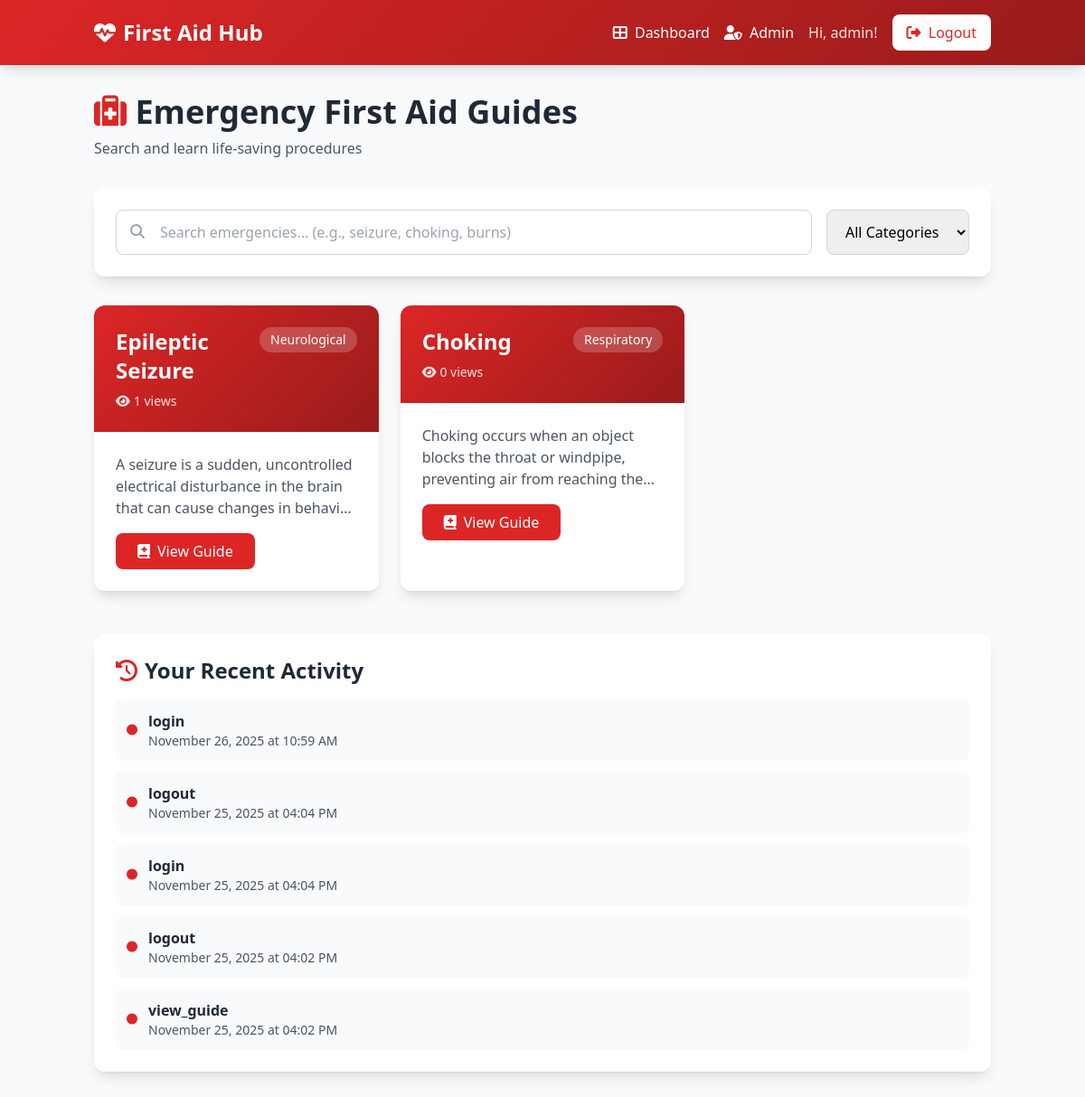
The page /dashboard (signed in) on the database as committed earlier.
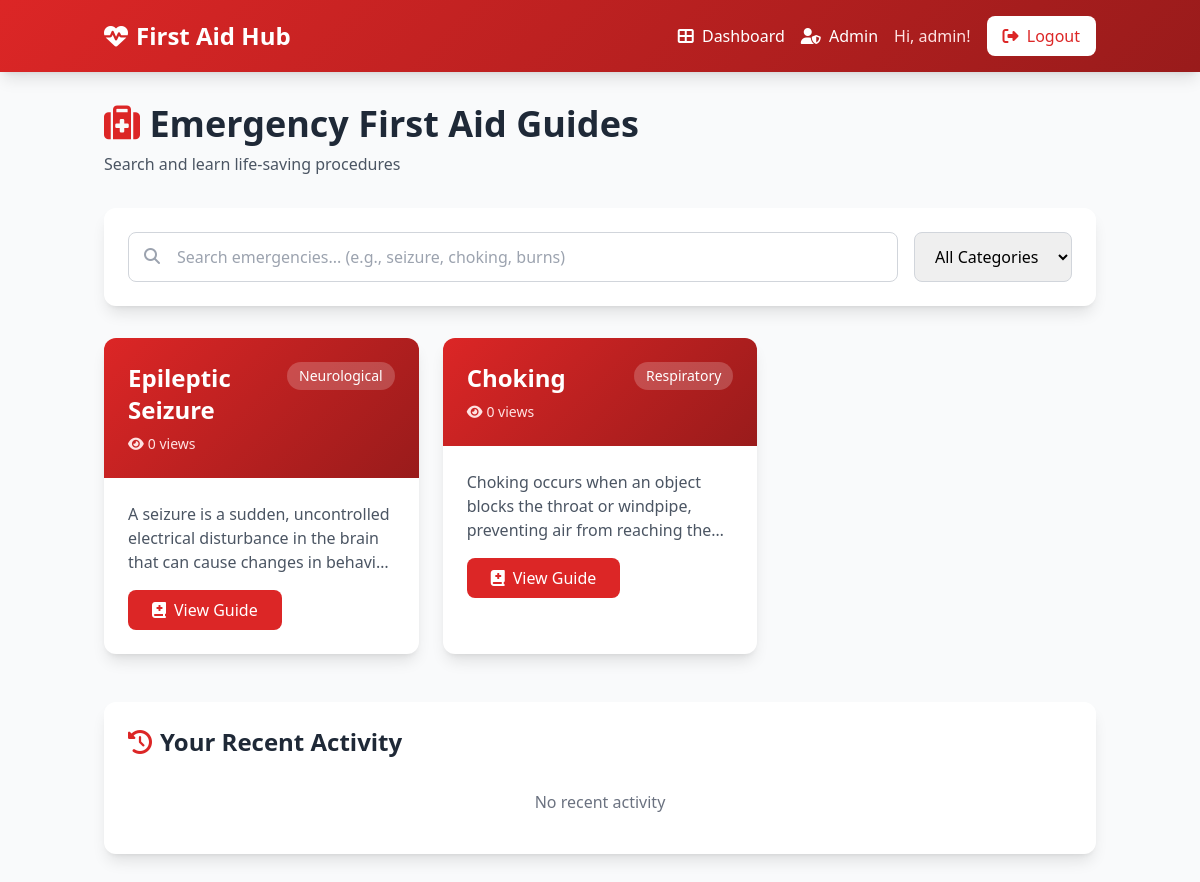
The same page on the database as committed later.
### app.py (models this page shows)
class EmergencyGuide(db.Model):
    id = db.Column(db.Integer, primary_key=True)
    title = db.Column(db.String(200), nullable=False)
    category = db.Column(db.String(100), nullable=False)
    description = db.Column(db.Text, nullable=False)
    steps = db.Column(JSONEncodedList, nullable=False)
    symptoms = db.Column(JSONEncodedList)
    warnings = db.Column(JSONEncodedList)
    tips = db.Column(JSONEncodedList)
    created_at = db.Column(db.DateTime, default=datetime.utcnow)
    views = db.Column(db.Integer, default=0)

class Activity(db.Model):
    id = db.Column(db.Integer, primary_key=True)
    user_id = db.Column(db.Integer, db.ForeignKey("user.id"), nullable=False)
    action = db.Column(db.String(200), nullable=False)
    timestamp = db.Column(db.DateTime, default=datetime.utcnow)
    details = db.Column(db.Text)

### app.py (the view)
@app.route("/dashboard")
@login_required
def dashboard():
    guides = EmergencyGuide.query.all()
    categories = [
        c[0] for c in db.session.query(EmergencyGuide.category).distinct().all()
    ]
    guides_data = []
    for g in guides:
        guides_data.append(
            {
                "id": g.id,
                "title": g.title,
                "category": g.category,
                "description": g.description,
                "views": g.views,
                "steps": safe_load_list(g.steps),
                "symptoms": safe_load_list(g.symptoms),
                "warnings": safe_load_list(g.warnings),
                "tips": safe_load_list(g.tips),
            }
        )
    recent_activities = (
        Activity.query.filter_by(user_id=session["user_id"])
        .order_by(Activity.timestamp.desc())
        .limit(5)
        .all()
    )
    return render_template(
        "dashboard.html",
        guides=guides_data,
        categories=categories,
        recent_activities=recent_activities,
    )

### app.py (called while the page is built, shortened)
def safe_load_list(json_text):
    if not json_text:
        return []
    if isinstance(json_text, list):
        return json_text

def login_required(f):
    @wraps(f)
    def decorated(*args, **kwargs):
        if "user_id" not in session:
            flash("Please login.", "warning")
            return redirect(url_for("login"))
        return f(*args, **kwargs)
    return decorated

    def process_result_value(self, value, dialect):
        if not value:
            return []
        try:
            parsed = json.loads(value)
            if isinstance(parsed, list):
                return parsed
            return [parsed]
        except Exception:
            return [value]

### templates/dashboard.html (shortened to what this page needs)
{% extends "base.html" %}
{% block content %}
<div class="container mx-auto px-4 py-8">
    <div class="mb-8 animate-fade-in-up">
        <h1 class="text-4xl font-bold text-gray-800 mb-2">
            <i class="fas fa-medkit text-red-600"></i>
            Emergency First Aid Guides
        </h1>
        <p class="text-gray-600">Search and learn life-saving procedures</p>
    </div>
    <div class="bg-white rounded-xl shadow-lg p-6 mb-8 animate-fade-in-up">
        <div class="flex flex-col md:flex-row gap-4">
            <div class="flex-1">
                <div class="relative">
                    <i class="fas fa-search absolute left-4 top-4 text-gray-400"></i>
                    <input type="text" id="searchInput"
                        placeholder="Search emergencies... (e.g., seizure, choking, burns)"
                        class="w-full pl-12 pr-4 py-3 border border-gray-300 rounded-lg focus:outline-none focus:border-red-500 transition">
                </div>
            </div>
            <select id="categoryFilter"
                class="px-4 py-3 border border-gray-300 rounded-lg focus:outline-none focus:border-red-500 transition">
                <option value="">All Categories</option>
            </select>
        </div>
    </div>
    <div id="guidesGrid" class="grid md:grid-cols-2 lg:grid-cols-3 gap-6 mb-12">
        {% for guide in guides %}
        <div class="bg-white rounded-xl shadow-lg overflow-hidden card-hover guide-card"
            data-title="{{ guide.title|lower }}"
            data-category="{{ guide.category }}"
            data-description="{{ guide.description|lower }}">
            <div class="gradient-bg text-white p-6">
                <div class="flex justify-between items-start mb-2">
                    <h3 class="text-2xl font-bold">{{ guide.title }}</h3>
                    <span class="bg-white/20 px-3 py-1 rounded-full text-sm">
                        {{ guide.category }}
                    </span>
                </div>
                <p class="text-red-100 text-sm">
                    <i class="fas fa-eye mr-1"></i>{{ guide.views }} views
                </p>
            </div>
            <div class="p-6">
                <p class="text-gray-600 mb-4 line-clamp-3">{{ guide.description }}</p>
                <a href="{{ url_for('view_guide', guide_id=guide.id) }}"
                    class="inline-block bg-red-600 text-white px-6 py-2 rounded-lg hover:bg-red-700 transition">
                    <i class="fas fa-book-medical mr-2"></i>View Guide
                </a>
            </div>
        </div>
        {% endfor %}
    </div>
    <div class="bg-white rounded-xl shadow-lg p-6 animate-slide-in-right">
        <h2 class="text-2xl font-bold text-gray-800 mb-4">
            <i class="fas fa-history text-red-600 mr-2"></i>Your Recent Activity
        </h2>
        <div class="space-y-3">
            {% for activity in recent_activities %}
            <div class="flex items-center gap-3 p-3 bg-gray-50 rounded-lg">
                <i class="fas fa-circle text-red-600 text-xs"></i>
                <div class="flex-1">
                    <p class="font-semibold text-gray-800">{{ activity.action }}</p>
                    <p class="text-sm text-gray-600">{{ activity.timestamp.strftime('%B %d, %Y at %I:%M %p') }}</p>
                </div>
            </div>
            {% else %}
            <p class="text-gray-500 text-center py-4">No recent activity</p>
            {% endfor %}
        </div>
    </div>
</div>
{% endblock %}

### templates/base.html (shortened to what this page needs)
<!DOCTYPE html>
<html lang="en">
<head>
    <script src="https://cdn.tailwindcss.com"></script>
    <link href="https://cdnjs.cloudflare.com/ajax/libs/font-awesome/6.4.0/css/all.min.css" rel="stylesheet">
</head>
<body class="bg-gray-50 min-h-screen">
    <nav class="gradient-bg text-white shadow-lg">
        <div class="container mx-auto px-4 py-4">
            <div class="flex justify-between items-center">
                <a href="/" class="text-2xl font-bold flex items-center gap-2">
                    <i class="fas fa-heartbeat"></i>
                    First Aid Hub
                </a>
                <div class="flex items-center gap-4">
                    {% if session.user_id %}
                        <a href="/dashboard" class="hover:text-red-200 transition">
                            <i class="fas fa-th-large mr-1"></i> Dashboard
                        </a>
                        {% if session.is_admin %}
                        <a href="/admin" class="hover:text-red-200 transition">
                            <i class="fas fa-user-shield mr-1"></i> Admin
                        </a>
                        {% endif %}
                        <span class="text-red-100">Hi, {{ session.username }}!</span>
                        <a href="/logout" class="bg-white text-red-600 px-4 py-2 rounded-lg hover:bg-red-50 transition">
                            <i class="fas fa-sign-out-alt mr-1"></i> Logout
                        </a>
                    {% else %}
                        <a href="/login" class="hover:text-red-200 transition">Login</a>
                        <a href="/signup" class="bg-white text-red-600 px-4 py-2 rounded-lg hover:bg-red-50 transition">
                            Sign Up
                        </a>
                    {% endif %}
                </div>
            </div>
        </div>
    </nav>
    <main>
        {% block content %}{% endblock %}
    </main>
</body>
</html>

### templates/base.html (style rules this page uses)
.animate-fade-in-up { animation: fadeInUp 0.6s ease-out forwards; }
.animate-slide-in-right { animation: slideInRight 0.5s ease-out forwards; }
.card-hover { transition: all 0.3s ease; }
.gradient-bg { background: linear-gradient(135deg, #dc2626 0%, #991b1b 100%); }

Rows that differ between the two databases and show on the page:
removed Activity: action "login", timestamp "November 26, 2025 at 10:59 AM"
removed Activity: action "logout", timestamp "November 25, 2025 at 04:04 PM"
removed Activity: action "login", timestamp "November 25, 2025 at 04:04 PM"
removed Activity: action "logout", timestamp "November 25, 2025 at 04:02 PM"
removed Activity: action "view_guide", timestamp "November 25, 2025 at 04:02 PM"
changed EmergencyGuide "Epileptic Seizure": views "1" → "0"
Other text that changed with them:
text now shown: "No recent activity"
